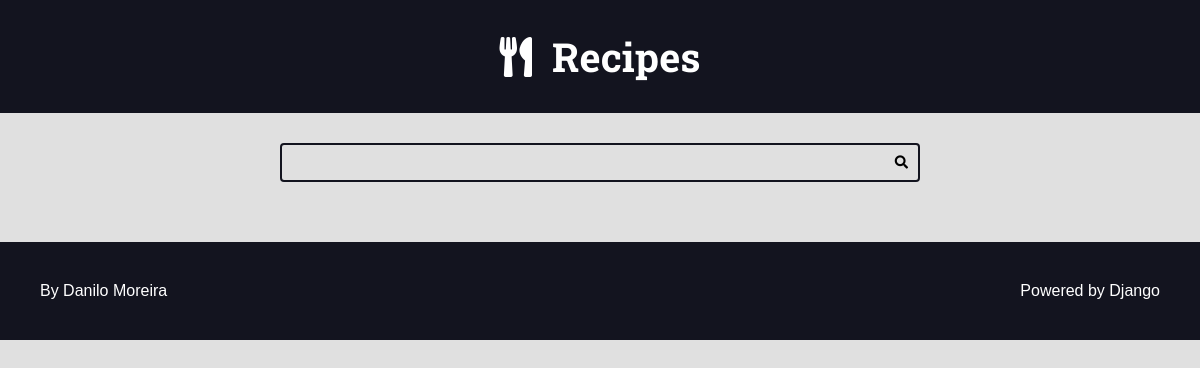
/, run on an earlier commit of the app's database.
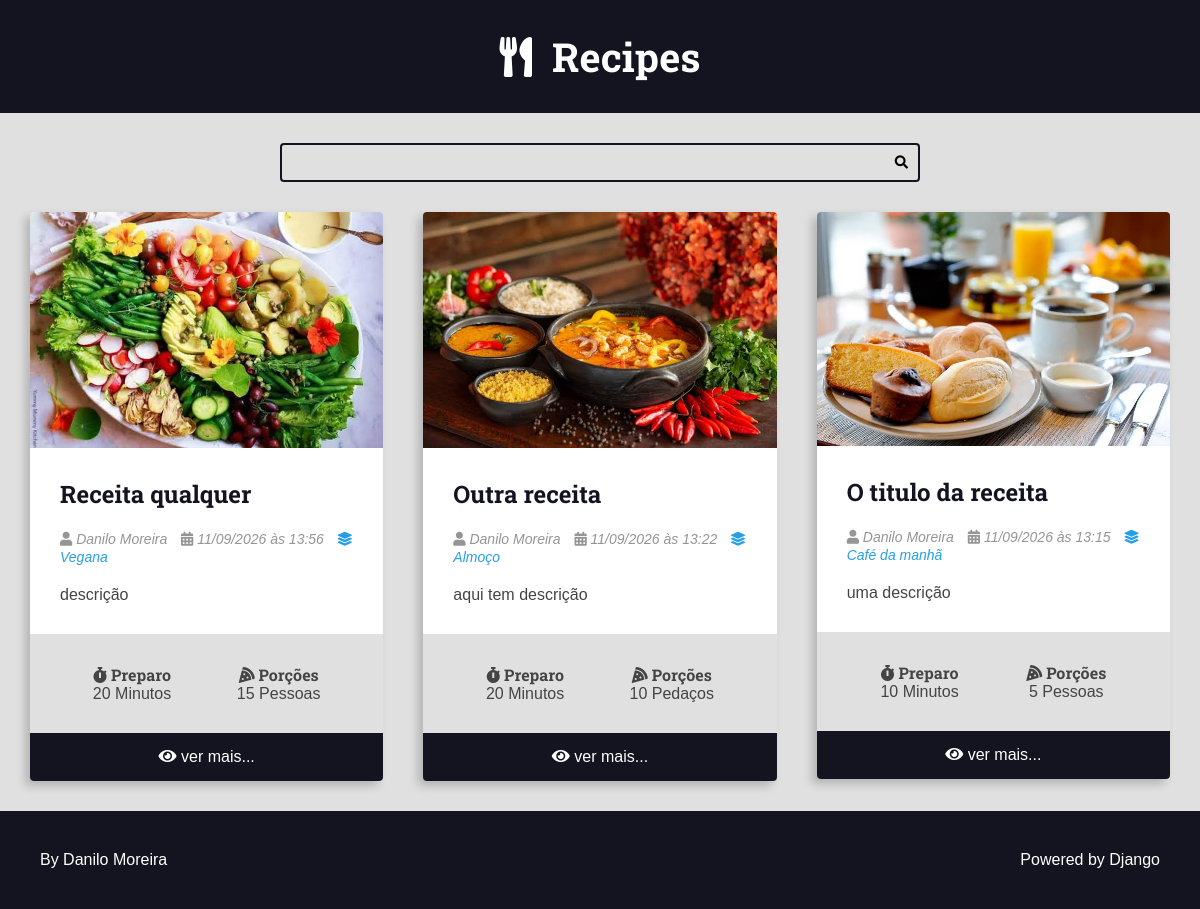
And on a later commit of the database.
### recipes/models.py (models this page shows, shortened)
class Recipe(models.Model):
    title = models.CharField(max_length=65)
    description = models.CharField(max_length=165)
    slug = models.SlugField()
    preparation_time = models.IntegerField()
    preparation_time_unit = models.CharField(max_length=65)
    servings = models.IntegerField()
    servings_unit = models.CharField(max_length=65)
    preparation_steps = models.TextField()
    preparation_steps_is_html = models.BooleanField(default=False)
    created_at = models.DateTimeField(auto_now_add=True)
    updated_at = models.DateTimeField(auto_now=True)
    is_published = models.BooleanField(default=False)
    cover = models.ImageField(upload_to='recipes/covers/%Y/%m/%d/', blank=True, default='')
    category = models.ForeignKey(
        Category, on_delete=models.SET_NULL, null=True, blank=True, default=None)
    author = models.ForeignKey(
        User, on_delete=models.SET_NULL, null=True
    )

class Category(models.Model):
    name = models.CharField(max_length=65)

### recipes/views.py (the view)
# urls.py: 2. Add a URL to urlpatterns:  path('', views.home, name='home')
def home(request):
    recipes = Recipe.objects.filter(is_published=True).order_by('-id')
    return render(request, 'recipes/pages/home.html', context={
        'recipes': recipes,
    })

### recipes/templates/recipes/pages/home.html (shortened to what this page needs)
{% extends 'global/base.html' %}
{% block content %}
<div class="main-content main-content-list container">
    {% for recipe in recipes  %}
    {% include 'recipes/partials/recipe.html' %}
    {% endfor %}
</div>
{% endblock content %}

### base_templates/global/base.html (shortened to what this page needs)
<!DOCTYPE html>
<html lang="pt-BR">
<head>
    {% include 'recipes/partials/head.html' %}
</head>
<body>
    {% include 'recipes/partials/header.html' %}
    {% include 'recipes/partials/search.html' %}
    <main class="main-content-container">
        {% block content %}{% endblock content %}
    </main>
    {% include 'recipes/partials/footer.html' %}
</body>
</html>

### recipes/templates/recipes/partials/head.html (shortened to what this page needs)
{% load static %}
    <link rel="stylesheet" href="https://cdnjs.cloudflare.com/ajax/libs/font-awesome/5.15.4/css/fontawesome.min.css"
 />
    <link rel="stylesheet" href="https://cdnjs.cloudflare.com/ajax/libs/font-awesome/5.15.4/css/brands.min.css"
 />
    <link rel="stylesheet" href="https://cdnjs.cloudflare.com/ajax/libs/font-awesome/5.15.4/css/solid.min.css"
 />
    <link rel="stylesheet" href="{% static 'recipes/css/styles.css' %}">
    <link rel="stylesheet" href="{% static 'global/css/global-style.css' %}">

### recipes/templates/recipes/partials/header.html
<header class="main-header-container">
    <div class="main-header container">
        <h1>
            <a class="main-logo" href="{% url 'recipes:home' %}">
                <i class="fas fa-utensils main-logo-icon"></i>
                <span class="main-logo-text">Recipes</span>
            </a>
        </h1>
    </div>
</header>

### recipes/templates/recipes/partials/search.html
<div class="search-container">
    <div class="container">
        <form action="" class="search-form">
            <input type="search" class="search-input" name="search">
            <button type="submit" class="search-button"><i class="fas fa-search"></i></button>
        </form>
    </div>
</div>

### recipes/templates/recipes/partials/recipe.html (shortened to what this page needs)
<div class="recipe recipe-list-item">
    {% if recipe.cover %}
        <div class="recipe-cover">
            <a href="{% url 'recipes:recipe' recipe.id %}">
                <img src="{{ recipe.cover.url }}" alt="Temporário">
            </a>
        </div>
    {% endif %}
    <div class="recipe-title-container">
        <h2 class="recipe-title">
            <a href="{% url 'recipes:recipe' recipe.id %}">
                {{ recipe.title }}
            </a>
        </h2>
    </div>
    <div class="recipe-author">
        {% if recipe.author is not None%}
            <span class="recipe-author-item">
                <i class="fas fa-user"></i>
                    {% if recipe.author.first_name %}
                        {{ recipe.author.first_name }} {{ recipe.author.last_name }}
                    {% else %}
                        {{ recipe.author.username }}
                    {% endif %}
            </span>
        {% endif %}
        {% if recipe.category is not None %}
            <span class="recipe-author-item">
                <i class="fas fa-calendar-alt"></i>
                {{ recipe.created_at|date:"d/m/Y" }} às {{ recipe.created_at|date:"H:i" }}
            </span>
            <span class="recipe-author-item">
                <a href="{% url 'recipes:category' recipe.category.id %}">
                    <i class="fas fa-layer-group"></i>
                    <span>{{ recipe.category.name }}</span>
                </a>
            </span>
        {% endif %}
    </div>
    <div class="recipe-content">
        <p>{{ recipe.description }}</p>
    </div>
    <div class="recipe-meta-container">
        <div class="recipe-meta recipe-preparation">
            <h3 class="recipe-meta-title"><i class="fas fa-stopwatch"></i> Preparo</h3>
            <div class="recipe-meta-text">
                {{ recipe.preparation_time }} {{ recipe.preparation_time_unit }}
            </div>
        </div>
        <div class="recipe-meta recipe-servings">
            <h3 class="recipe-meta-title"><i class="fas fa-pizza-slice"></i> Porções</h3>
            <div class="recipe-meta-text">
                {{ recipe.servings }} {{ recipe.servings_unit }}
            </div>
        </div>
    </div>
    {% if is_detail_page is not True %}
        <footer class="recipe-footer">
            <a class="recipe-read-more button button-dark button-full-width" href="{% url 'recipes:recipe' recipe.id %}">
                <i class="fas fa-eye"></i>
                <span>ver mais...</span>
            </a>
        </footer>
    {% endif %}
</div>

### recipes/templates/recipes/partials/footer.html
<footer class="main-footer">
  <div class="developer">
    <a href="https://www.otaviomiranda.com.br/" target="_blank" rel="noreferrer noopener">By Danilo Moreira</a>
  </div>
  <div class="powered">
    <a href="https://www.djangoproject.com/" target="_blank" rel="noreferrer noopener">Powered by Django</a>
  </div>
</footer>

### recipes/static/recipes/css/styles.css (style rules this page uses)
:root { --color-primary: #269fe6; --color-primary-hover: #2086c2; --color-primary-dark: #13141f; --color-primary-dark-hover: #212336; --color-primary-light: #d4ecfa; --color-primary-light-hover: #bdd8e7; --color-white: #fff; --color-black: #000; --color-dark-text: #444; --color-info-light: #cce5ff; --color-debug-light: #cce5ff; --color-success-light: #d4edda; --color-alert-light: #fff3cd; --color-warning-light: #fff3cd; --color-error-light: #f8d7da; --color-info-dark: #4d86c4; --color-debug-dark: #4d86c4; --color-success-dark: #4a9c5d; --color-alert-dark: #927f40; --color-warning-dark: #927f40; --color-error-dark: #da525d; --color-gray-0: #f9f9f9; --color-gray-1: #e0e0e0; --color-gray-2: #c7c7c7; --color-gray-3: #aeaeae; --color-gray-4: #959595; --color-gray-5: #7d7d7d; --color-gray-6: #646464; --color-gray-7: #4b4b4b; --color-gray-8: #323232; --color-gray-9: #191919; --font-primary: sans-serif; --font-headings: 'Roboto Slab', serif; --spacing-gutter-medium: 3rem; --spacing-gutter-large: 4rem; }
* { padding: 0; margin: 0; box-sizing: border-box; }
html { font-size: 62.5%; }
body { font-size: 1.6rem; font-family: var(--font-primary); background: var(--color-gray-1); color: var(--color-dark-text); }
h1, h2, h3, h4, h5, h6 { font-family: var(--font-headings); }
.container { max-width: 144rem; margin: 0 auto; padding: var(--spacing-gutter-medium); }
.main-header-container { background: var(--color-primary-dark); }
.main-logo { font-size: 4rem; color: var(--color-white); text-decoration: none; display: flex; flex-flow: row nowrap; align-items: center; justify-content: center; width: fit-content; margin: 0 auto; }
.main-logo-icon { margin-right: 2rem; }
.search-form { border: 0.2rem solid var(--color-primary-dark); max-width: 64rem; margin: 0 auto; border-radius: 0.4rem; position: relative; transition: all 300ms ease-in-out; }
.search-input, .search-button { border: none; background: none; outline: none; padding: 1rem; transition: all 300ms ease-in-out; }
.search-input { width: 100%; padding-right: 3rem; }
.search-button { position: absolute; top: 0; right: 0; }
.main-content { padding-top: 0; }
.main-content-list { display: grid; grid-template-columns: repeat(auto-fit, minmax(340px, 1fr)); gap: var(--spacing-gutter-large); }
.recipe { background: var(--color-white); box-shadow: -5px 5px 10px rgba(0, 0, 0, 0.2); transform: scale(1); transition: all 300ms ease-in-out; border-radius: 0.4rem; overflow: hidden; }
.recipe img { max-width: 100%; width: 100%; display: block; }
.recipe-list-item { max-width: 64rem; height: fit-content; }
.recipe-title-container { padding: var(--spacing-gutter-medium); padding-bottom: 2rem; }
.recipe-title-container a { text-decoration: none; color: var(--color-primary-dark); }
.recipe-author { padding: 0 var(--spacing-gutter-medium); }
.recipe-content { padding: var(--spacing-gutter-medium); padding-top: 2rem; }
.recipe-author-item { color: var(--color-gray-4); margin-right: 1rem; font-style: italic; font-size: 1.4rem; }
.recipe-author a { color: var(--color-primary); transition: all 300ms ease-in-out; text-decoration: none; }
.recipe-meta-container { display: flex; flex-flow: row wrap; padding: var(--spacing-gutter-medium); background: var(--color-gray-1); }
.recipe-meta { display: flex; flex-flow: column nowrap; flex-shrink: 1; flex-grow: 1; text-align: center; }
.recipe-meta-title { font-size: 1.6rem; }
.recipe-footer a { background: var(--color-primary-dark); display: block; color: var(--color-white); text-decoration: none; text-align: center; padding: 1.5rem var(--spacing-gutter-medium); transition: all 300ms ease-in-out; }
.main-footer { display: flex; align-items: center; justify-content: space-between; background: var(--color-primary-dark); color: var(--color-white); padding: var(--spacing-gutter-large); }
.main-footer a { color: var(--color-white); text-decoration: none; transition: all 300ms ease-in-out; }

What changed in the data, as far as the page shows it:
added Recipe: cover (picture), title "Receita qualquer", author.first_name "Danilo", author.last_name "Moreira", created_at "11/09/2026", created_at "13:56", category.name "Vegana", description "descrição", preparation_time "20", preparation_time_unit "Minutos", servings "15", servings_unit "Pessoas"
added Recipe: cover (picture), title "Outra receita", author.first_name "Danilo", author.last_name "Moreira", created_at "11/09/2026", created_at "13:22", category.name "Almoço", description "aqui tem descrição", preparation_time "20", preparation_time_unit "Minutos", servings "10", servings_unit "Pedaços"
added Recipe: cover (picture), title "O titulo da receita", author.first_name "Danilo", author.last_name "Moreira", created_at "11/09/2026", created_at "13:15", category.name "Café da manhã", description "uma descrição", preparation_time "10", preparation_time_unit "Minutos", servings "5", servings_unit "Pessoas"
